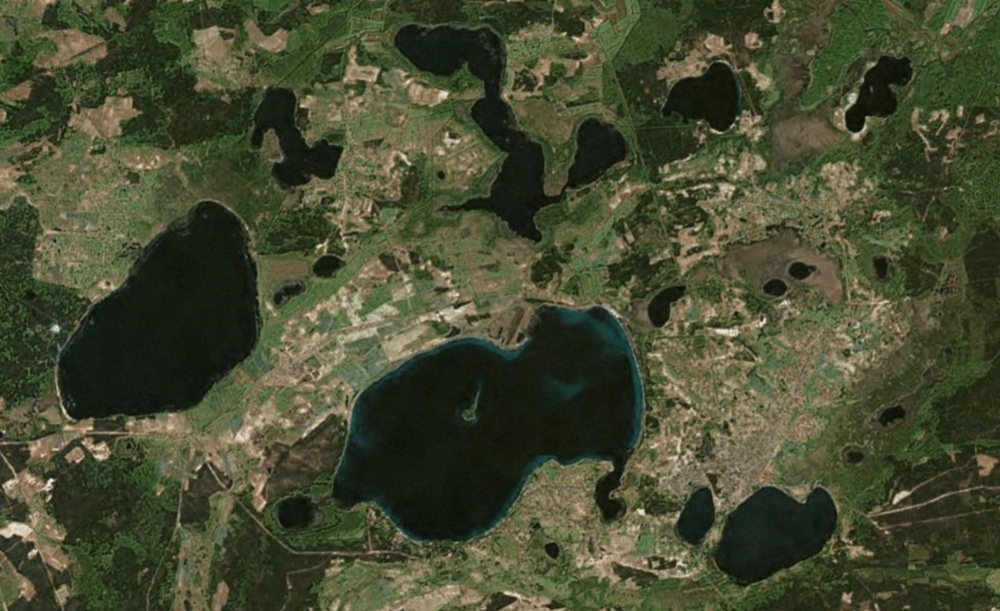
#> input picture Lab_work_5/lakes.jpg, 1000 x 611 px, shrunk from 1420 x 867 before the run
$ python task2.py
#> lines starting #> are read from the running program, lines starting #| are printed output that depends on the picture; after the words box and inside, x2 and y2 are one past the last pixel; in counts of white or black regions, pixels touching at a corner belong together
"""
Кластеризація за кольором водойм на зображенні з використанням методу k-means
https://www.bing.com/maps?cp=51.524207%7E23.858193&lvl=12.3&style=a
"""

import cv2
import numpy as np
from matplotlib import pyplot as plt


def show_image(image):
    """ Показ зображення """
    plt.imshow(image)
    plt.show()


def image_read(file_image):
    """ Зчитування зображення з файлу """
#> called with file_image = 'lakes.jpg'
    image = cv2.imread(file_image)
#> image is the input picture: shape (611, 1000, 3); mean B, G, R 49.8, 75.3, 70.6
    image_in_rgb = cv2.cvtColor(image, cv2.COLOR_BGR2RGB)
    return image_in_rgb


def image_processing(image):
    """ Обробка зображення """
    # Застосовуємо Гаусівське розмиття
    blurred_image = cv2.GaussianBlur(image, (5, 5), 5)
    # Виділяємо темні області на зображенні
    hsv_image = cv2.cvtColor(blurred_image, cv2.COLOR_RGB2HSV)
#> hsv_image: shape (611, 1000, 3); mean H, S, V 37.9, 96, 77.3
    _, _, v_channel = cv2.split(hsv_image)
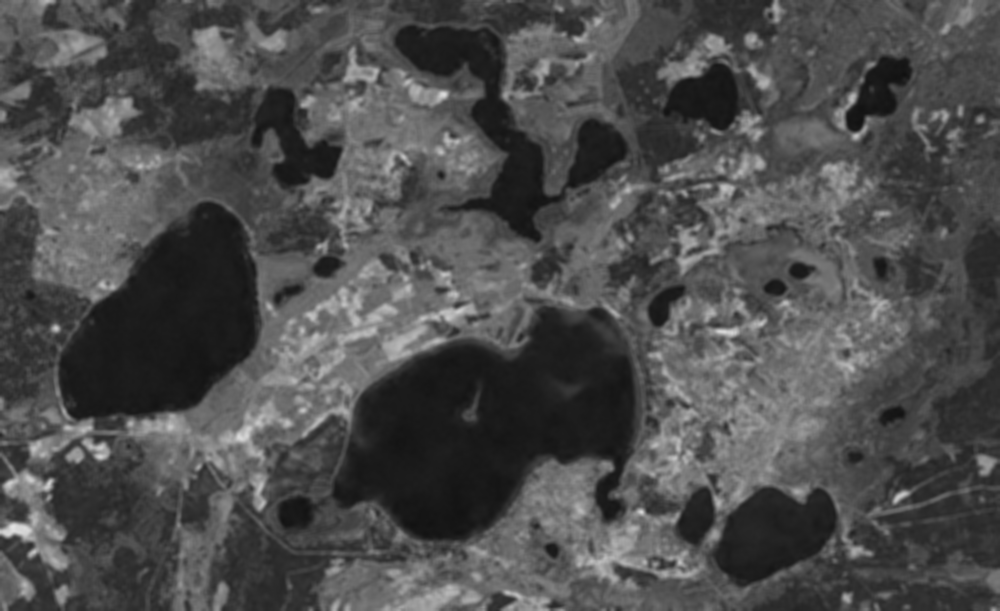
#> v_channel: shape (611, 1000); min 16, max 226, mean 77.3
    _, binary_image = cv2.threshold(v_channel, 40, 255, cv2.THRESH_BINARY_INV)
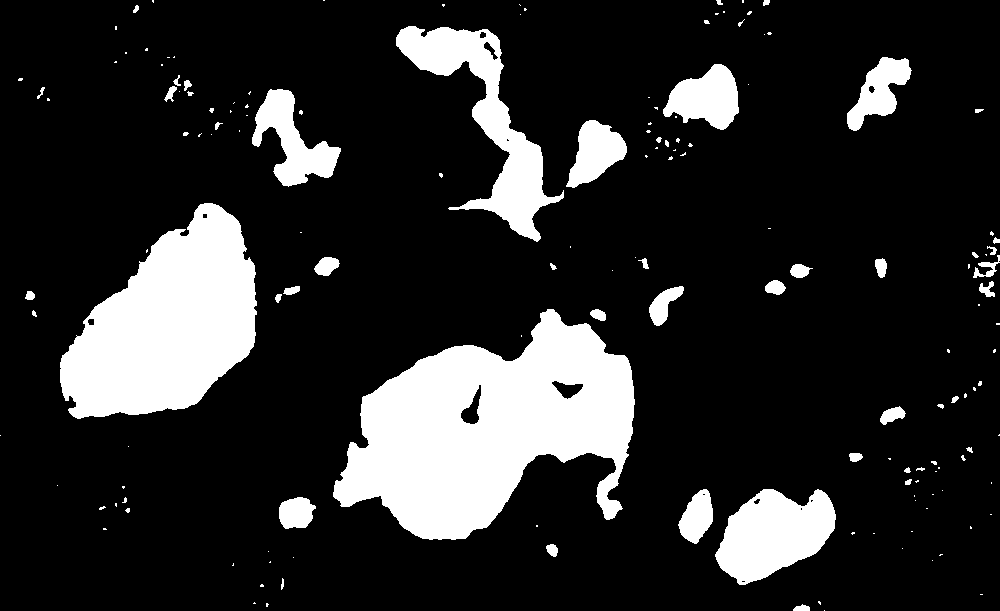
#> binary_image: shape (611, 1000); 16.9% white; 157 white regions (107 under 20 px), largest, box (x1, y1, x2, y2) and area: (333, 309, 635, 540) 40564, (60, 203, 257, 419) 26937, (396, 26, 564, 242) 9960
    # Перетворюємо маски в трьох канальне зображення
    binary_mask_3channel = cv2.merge([binary_image, binary_image, binary_image])
#> binary_mask_3channel: shape (611, 1000, 3); mean H, S, V 43.1, 43.1, 43.1
    # Застосовуємо маску до основного зображення
    result = cv2.bitwise_and(blurred_image, binary_mask_3channel)
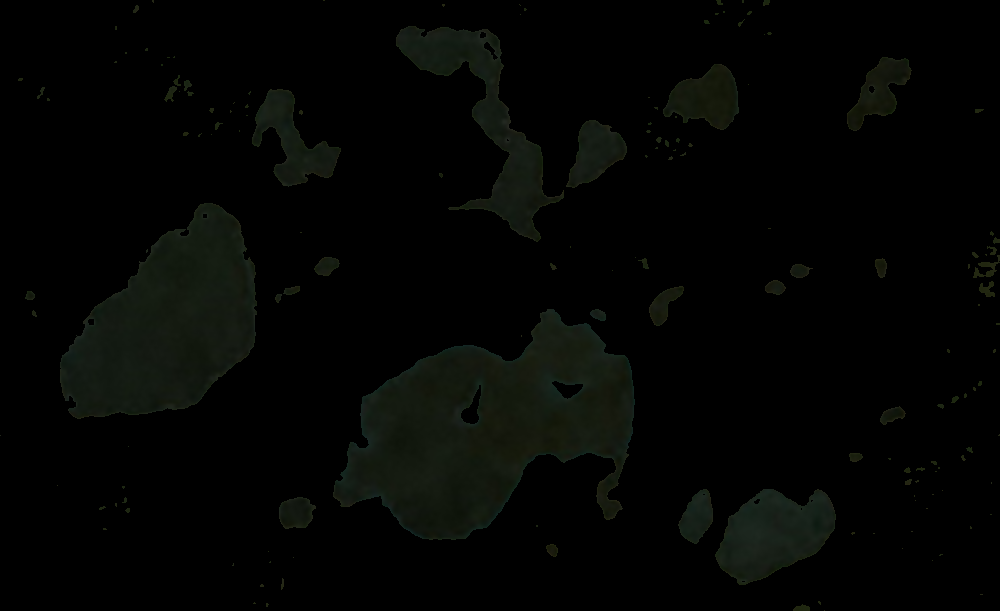
#> result: shape (611, 1000, 3); mean R, G, B 3.6, 4.7, 3.1
    # Застосовуємо згладжування
    result = cv2.medianBlur(result, 9)
    return result


def save_result(file_name, image_in_rgb):
    """ Збереження результату у файл """
    image_in_bgr = cv2.cvtColor(image_in_rgb, cv2.COLOR_RGB2BGR)
    cv2.imwrite(file_name, image_in_bgr)


def clustering(image):
    """ Кластеризація з допомогою k-means """
    # Перетворюємо зображення у двовимірний масив
    two_dimension = image.reshape((-1, 3))
    two_dimension = np.float32(two_dimension)
    # Критерії зупинки для алгоритму k-means
    criteria = (cv2.TERM_CRITERIA_EPS + cv2.TERM_CRITERIA_MAX_ITER, 10, 1.0)
    # Кількість кластерів та спроб
    k = 2
    attempts = 10
    # Застосовуємо алгоритм k-means
    ret, label, center = cv2.kmeans(two_dimension, k, None, criteria, attempts, cv2.KMEANS_PP_CENTERS)
#> ret = 3197371.1; center = [[0, 0, 0], [20.65, 27.2, 17.55]]
    center = np.uint8(center)
#> center = [[0, 0, 0], [20, 27, 17]]
    # Отримуємо результати та відновлюємо форму зображення
    res = center[label.flatten()]
    edged_img = res.reshape(image.shape)
    return edged_img


image_entrance = image_read('lakes.jpg')
show_image(image_entrance)
image_exit = image_processing(image_entrance)
show_image(image_exit)
img_clustered = clustering(image_exit)
show_image(img_clustered)
save_result('lakes_result.jpg', img_clustered)
